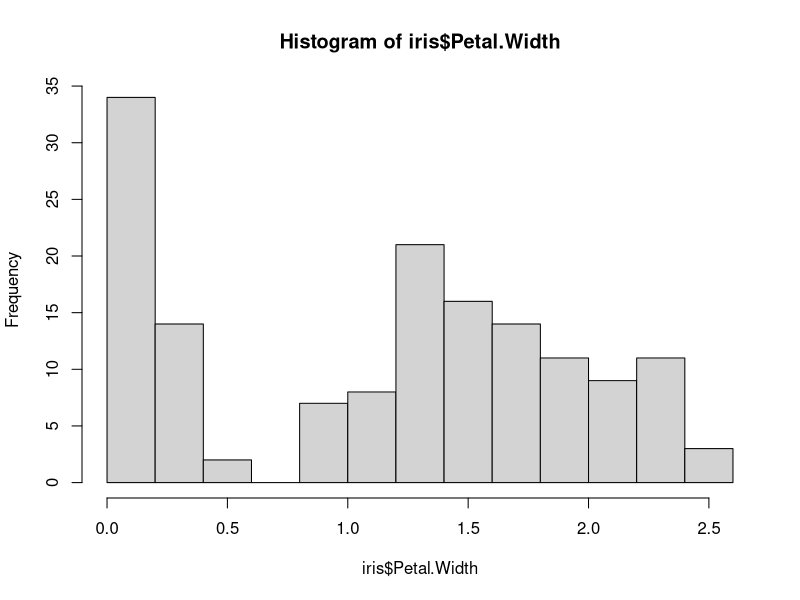
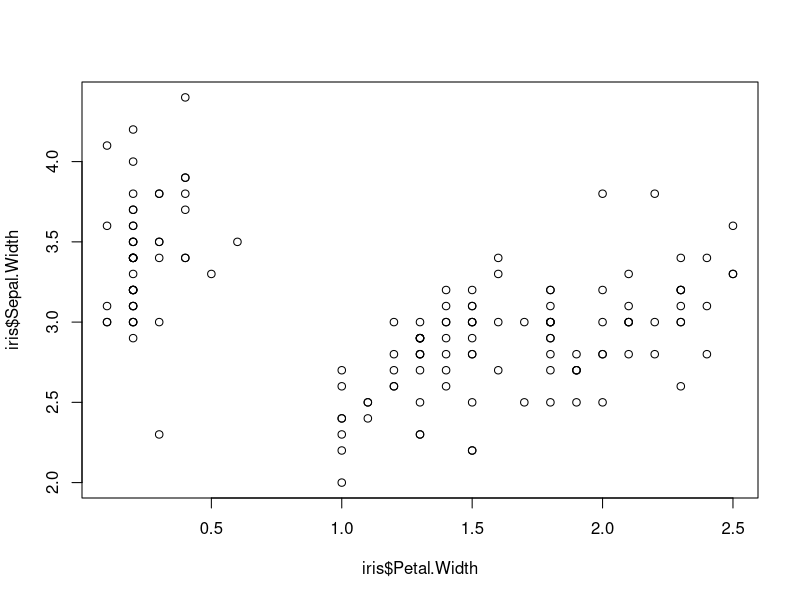

The R script that drew these images, in order:
## ---- chunk 1
knitr::opts_chunk$set(echo = TRUE)
## ---- chunk 2
str(iris)
summary(iris)
## ---- chunk 3
hist(iris$Petal.Width)
## ---- chunk 4
plot(x=iris$Petal.Width,y=iris$Sepal.Width)
